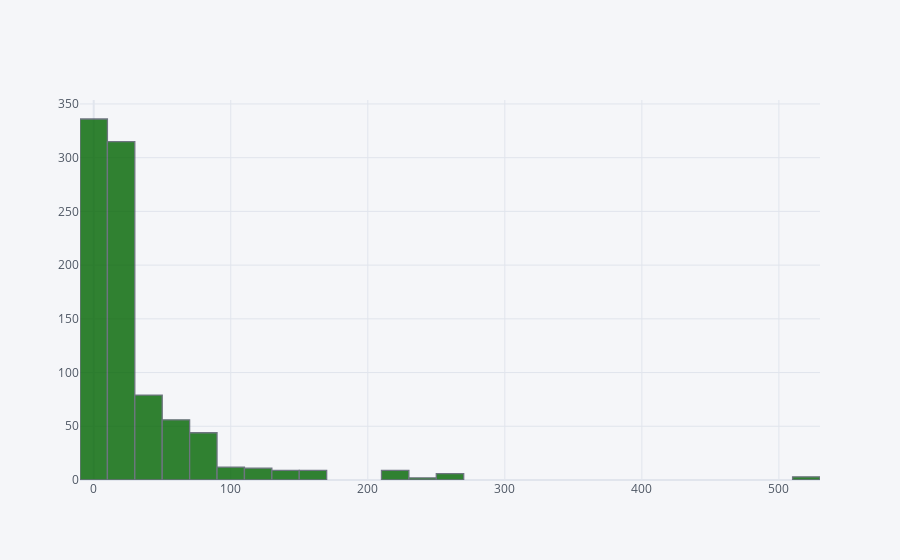

The notebook cell saved with this chart:
### Code cell
train['Fare'].iplot(kind='hist',bins=40,color='darkgreen')

### Figure 1 — Plotly figure (JSON) as saved in the notebook; plotly's stock layout.template omitted (floating-point values rounded to 4 significant figures; data arrays with more than 128 entries replaced by an {"elided": "..."} marker saying what was removed)
{"data": [{"histfunc": "count", "histnorm": "", "marker": {"color": "rgba(0, 100, 0, 1.0)", "line": {"color": "#4D5663", "width": 1.3}}, "name": "Fare", "nbinsx": 40, "opacity": 0.8, "orientation": "v", "type": "histogram", "x": {"elided": "891 float values"}}], "layout": {"barmode": "overlay", "legend": {"bgcolor": "#F5F6F9", "font": {"color": "#4D5663"}}, "paper_bgcolor": "#F5F6F9", "plot_bgcolor": "#F5F6F9", "title": {"font": {"color": "#4D5663"}}, "xaxis": {"gridcolor": "#E1E5ED", "showgrid": true, "tickfont": {"color": "#4D5663"}, "title": {"font": {"color": "#4D5663"}, "text": ""}, "zerolinecolor": "#E1E5ED"}, "yaxis": {"gridcolor": "#E1E5ED", "showgrid": true, "tickfont": {"color": "#4D5663"}, "title": {"font": {"color": "#4D5663"}, "text": ""}, "zerolinecolor": "#E1E5ED"}}}
